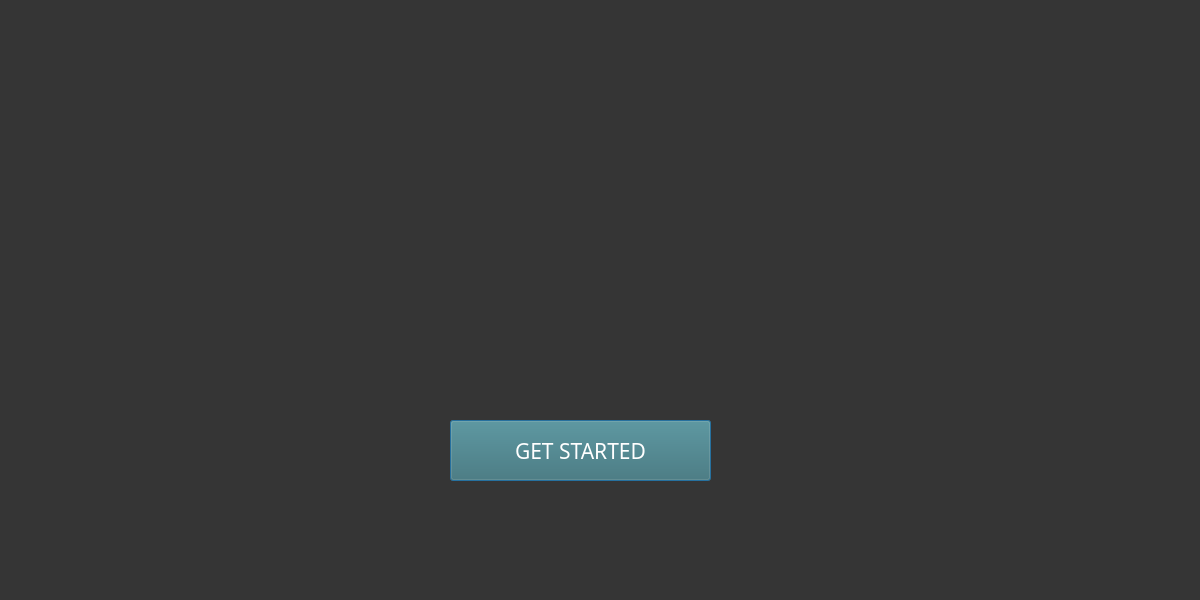
<?xml version="1.0" encoding="UTF-8"?>
<ui version="4.0">
 <class>Dialog</class>
 <widget class="QDialog" name="Dialog">
  <property name="geometry">
   <rect>
    <x>0</x>
    <y>0</y>
    <width>1200</width>
    <height>600</height>
   </rect>
  </property>
  <property name="windowTitle">
   <string>Dialog</string>
  </property>
  <property name="styleSheet">
   <string notr="true">background-color: rgb(53, 53, 53);</string>
  </property>
  <widget class="QLabel" name="label">
   <property name="geometry">
    <rect>
     <x>360</x>
     <y>40</y>
     <width>441</width>
     <height>411</height>
    </rect>
   </property>
   <property name="text">
    <string/>
   </property>
   <property name="pixmap">
    <pixmap>Algorithm-removebg-preview.png</pixmap>
   </property>
   <property name="scaledContents">
    <bool>true</bool>
   </property>
  </widget>
  <widget class="QPushButton" name="gtB">
   <property name="geometry">
    <rect>
     <x>450</x>
     <y>420</y>
     <width>261</width>
     <height>61</height>
    </rect>
   </property>
   <property name="font">
    <font>
     <family>Futura PT</family>
     <pointsize>16</pointsize>
    </font>
   </property>
   <property name="styleSheet">
    <string notr="true">background-color: rgb(60, 110, 113);
color: rgb(255, 255, 255);</string>
   </property>
   <property name="text">
    <string>GET STARTED</string>
   </property>
  </widget>
  <action name="actionGetStarted">
   <property name="text">
    <string>GetStarted</string>
   </property>
  </action>
 </widget>
 <resources>
  <include location="my resource.qrc"/>
 </resources>
 <connections/>
</ui>
